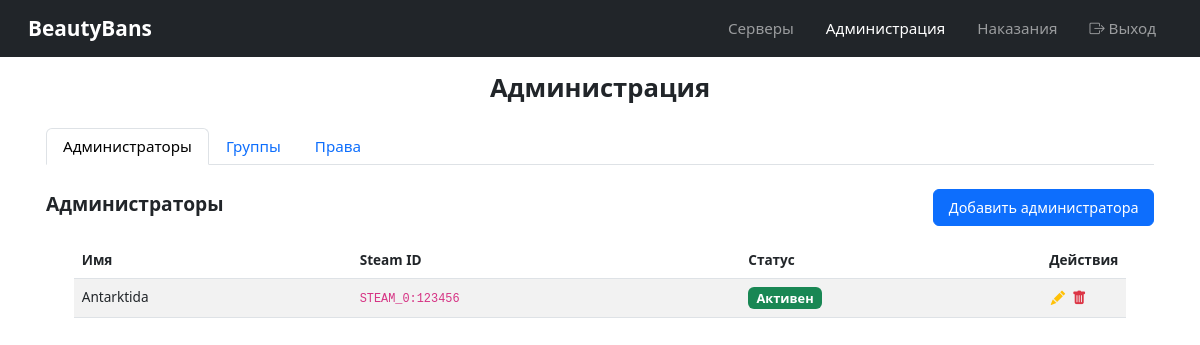
Screenshot of /admins/ (signed in) with the database file from the repository.
### admins/models.py (models this page shows, shortened)
class Admin(models.Model):
    steam_id = models.CharField(max_length=64, unique=True)
    name = models.CharField(max_length=64)
    is_active = models.BooleanField(default=True)
    created_at = models.DateTimeField(auto_now_add=True)
    class Meta:
        verbose_name = 'Admin'
        verbose_name_plural = 'Admins'

### admins/views.py (the view)
# urls.py: path('', views.admin_panel, name='admin_panel'),
@login_required
def admin_panel(request):
    admins = Admin.objects.all().order_by('-created_at')
    groups = AdminGroup.objects.all().order_by('name')
    permissions = AdminServer.objects.all().select_related('admin', 'server', 'group').order_by('-created_at')
    server_filter = request.GET.get('server')
    group_filter = request.GET.get('group')
    if server_filter:
        permissions = permissions.filter(server_id=server_filter)
    if group_filter:
        permissions = permissions.filter(group_id=group_filter)
    servers = Server.objects.all().order_by('name')
    all_groups = AdminGroup.objects.all().order_by('name')
    context = {
        'admins': admins,
        'groups': groups,
        'permissions': permissions,
        'servers': servers,
        'all_groups': all_groups,
        'selected_server': server_filter,
        'selected_group': group_filter,
    }
    return render(request, 'admins/admin_panel.html', context)

### admins/models.py (called while the page is built)
    def get_effective_flags(self):
        return self.flags if self.flags else (self.group.flags if self.group else '')

    def get_effective_immunity(self):
        return self.immunity if self.immunity else (self.group.immunity if self.group else 0)

### admins/templates/admins/admin_panel.html (shortened to what this page needs)
{% extends 'base.html' %}
{% block content %}
<h1 class="mb-4">Администрация</h1>
<ul class="nav nav-tabs mb-4" id="adminTabs" role="tablist">
    <li class="nav-item" role="presentation">
        <button class="nav-link active" id="admins-tab" data-bs-toggle="tab" data-bs-target="#admins" type="button">Администраторы</button>
    </li>
    <li class="nav-item" role="presentation">
        <button class="nav-link" id="groups-tab" data-bs-toggle="tab" data-bs-target="#groups" type="button">Группы</button>
    </li>
    <li class="nav-item" role="presentation">
        <button class="nav-link" id="permissions-tab" data-bs-toggle="tab" data-bs-target="#permissions" type="button">Права</button>
    </li>
</ul>
<div class="tab-content" id="adminTabsContent">
    <div class="tab-pane fade show active" id="admins" role="tabpanel">
        <div class="d-flex justify-content-between align-items-center mb-3">
            <h3>Администраторы</h3>
            <a href="{% url 'admins:admin_add' %}" class="btn btn-primary">Добавить администратора</a>
        </div>
        {% if admins %}
        <div class="table-responsive">
            <table class="table table-striped table-hover">
                <thead>
                    <tr>
                        <th>Имя</th>
                        <th>Steam ID</th>
                        <th>Статус</th>
                        <th width="80">Действия</th>
                    </tr>
                </thead>
                <tbody>
                    {% for admin in admins %}
                    <tr>
                        <td>{{ admin.name }}</td>
                        <td><code>{{ admin.steam_id }}</code></td>
                        <td>
                            {% if admin.is_active %}
                            <span class="badge bg-success">Активен</span>
                            {% else %}
                            <span class="badge bg-secondary">Неактивен</span>
                            {% endif %}
                        </td>
                        <td>
                            <a href="{% url 'admins:admin_edit' admin.pk %}" class="action-icon text-warning" title="Редактировать">
                                <i class="bi bi-pencil-fill"></i>
                            </a>
                            <a href="{% url 'admins:admin_delete' admin.pk %}" class="action-icon text-danger" title="Удалить">
                                <i class="bi bi-trash-fill"></i>
                            </a>
                        </td>
                    </tr>
                    {% endfor %}
                </tbody>
            </table>
        </div>
        {% else %}
        <div class="alert alert-info">
            Администраторов пока нет. <a href="{% url 'admins:admin_add' %}">Добавить первого администратора</a>
        </div>
        {% endif %}
    </div>
</div>
{% endblock %}

### templates/base.html (style rules this page uses)
body { font-size: 14px; }
.nav-link { font-size: 0.95rem; padding: 0.4rem 1rem !important; }
.btn { font-size: 0.9rem; padding: 0.4rem 0.9rem; }
.table { font-size: 0.85rem; width: 95% !important; margin: 0 auto; }
.table-responsive { overflow-x: auto; }
.action-icon { font-size: 0.9rem; cursor: pointer; margin: 0 0.1rem; text-decoration: none; }
h1 { font-size: 1.6rem; font-weight: 600; text-align: center; }
h3 { font-size: 1.2rem; font-weight: 600; }
.nav-tabs .nav-link { font-size: 0.95rem; padding: 0.5rem 1rem; }
.badge { font-size: 0.8rem; }

### rows the page displays
Admin: name "Antarktida", steam_id "STEAM_0:123456", is_active "Активен"
